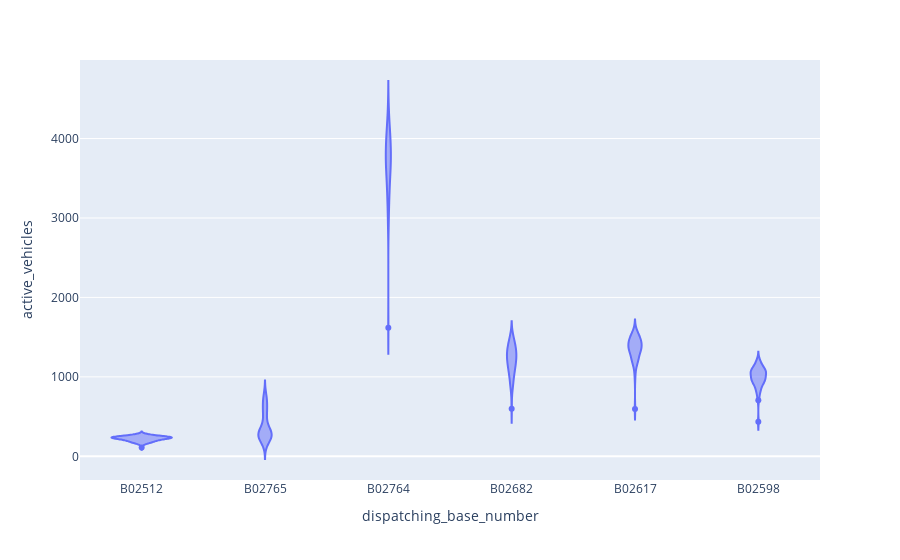

The code cell stored with this chart in its notebook:
### Code cell
#To show how number of active_vehicles are distributed for each dispatching_base_number:

px.violin(x='dispatching_base_number' , y='active_vehicles' , data_frame=uber_foil)

### Figure 1 — Plotly figure (JSON) as saved in the notebook; plotly's stock layout.template omitted (floating-point values rounded to 4 significant figures; data arrays with more than 128 entries replaced by an {"elided": "..."} marker saying what was removed)
{"data": [{"alignmentgroup": "True", "box": {"visible": false}, "hovertemplate": "dispatching_base_number=%{x}<br>active_vehicles=%{y}<extra></extra>", "legendgroup": "", "marker": {"color": "#636efa"}, "name": "", "offsetgroup": "", "orientation": "v", "scalegroup": "True", "showlegend": false, "type": "violin", "x": {"elided": "354 str values"}, "x0": " ", "xaxis": "x", "y": {"elided": "354 int values"}, "y0": " ", "yaxis": "y"}], "layout": {"autosize": true, "legend": {"tracegroupgap": 0}, "margin": {"t": 60}, "violinmode": "group", "xaxis": {"anchor": "y", "autorange": true, "domain": [0, 1], "range": [-0.5, 5.5], "title": {"text": "dispatching_base_number"}, "type": "category"}, "yaxis": {"anchor": "x", "autorange": true, "domain": [0, 1], "range": [-298.1, 4989.0], "title": {"text": "active_vehicles"}, "type": "linear"}}}
